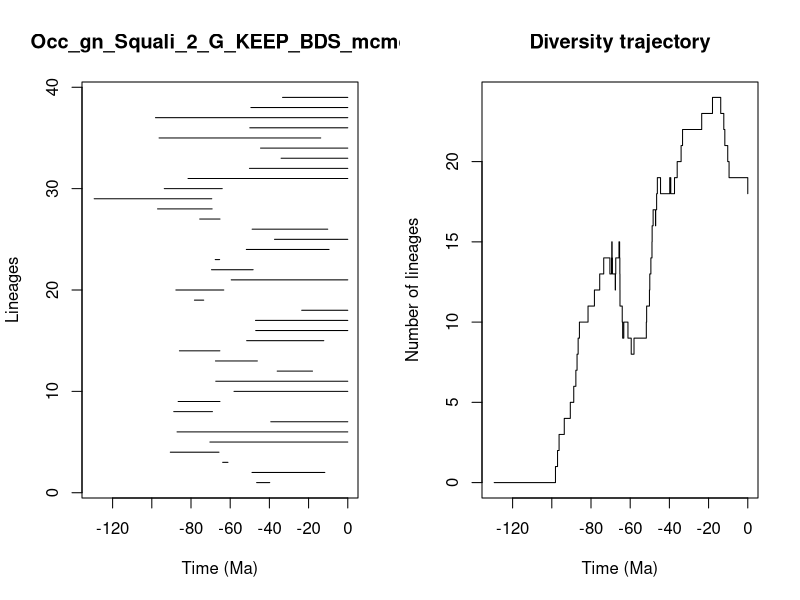

This chart was generated by the following R code:


pdf(file='../Results/Genus/5_MA_bins_EP/pyrate_mcmc_logs/Occ_gn_Squali_2_G_KEEP_BDS_mcmc_LTT.pdf',width=0.6*20, height=0.6*10)
title = "Occ_gn_Squali_2_G_KEEP_BDS_mcmc"
ts=c(46.5102271386769, 48.88359969892047,63.84359735563682,90.56032324070625,70.35752831396786,87.11612742843097,39.291869373172304,88.80417994194264,86.56137645750273,58.05297800033151,67.36355739244607,36.01828999792206,67.51702600633982,85.91124780830923,51.60507327420785,46.98520581796253,47.08889433043126,23.510092658698515,78.25522968429121,87.72356229757011,59.477502245635435,69.53265727245201,67.63781145717411,51.77289189171523,37.389395909634956,48.80232186447377,75.55485452932979,97.06941245206205,129.40354802454183,93.63910349906392,81.51254928558858,50.178761559691615,34.02263366759632,44.51627953173853,96.28921345483933,50.001984919945194,98.13013553066551,49.44453180575,33.28173406695527)
te=c(39.81943221009277, 11.710214197367247,61.143453946518925,65.72176763288911,0.0,0.0,0.0,69.0564887268043,65.22846038602489,0.0,0.0,18.007556787077156,46.1418101916902,65.2802259687982,12.237177820348425,0.0,0.0,0.0,73.50827238228877,63.263657117897836,0.0,48.30003200484246,65.3882230129881,9.54753520738469,0.0,10.228417753214627,65.20815564767058,69.2184089749159,69.40548745596152,64.06397076160344,0.0,0.0,0.0,0.0,13.803272228028112,0.0,0.0,0.0,0.0)
div_traj=c(0, 1,2,3,4,5,6,7,8,9,10,11,12,13,14,13,14,15,14,13,12,13,14,15,14,13,12,11,10,9,10,9,8,9,10,11,12,13,14,15,16,17,16,17,18,19,18,19,18,19,20,21,22,23,24,23,22,21,20,19,18)
time_events=c(129.40354802454183, 98.13013553066551,97.06941245206205,96.28921345483933,93.63910349906392,90.56032324070625,88.80417994194264,87.72356229757011,87.11612742843097,86.56137645750273,85.91124780830923,81.51254928558858,78.25522968429121,75.55485452932979,73.50827238228877,70.35752831396786,69.53265727245201,69.40548745596152,69.2184089749159,69.0564887268043,67.63781145717411,67.51702600633982,67.36355739244607,65.72176763288911,65.3882230129881,65.2802259687982,65.22846038602489,65.20815564767058,64.06397076160344,63.84359735563682,63.263657117897836,61.143453946518925,59.477502245635435,58.05297800033151,51.77289189171523,51.60507327420785,50.178761559691615,50.001984919945194,49.44453180575,48.88359969892047,48.80232186447377,48.30003200484246,47.08889433043126,46.98520581796253,46.5102271386769,46.1418101916902,44.51627953173853,39.81943221009277,39.291869373172304,37.389395909634956,36.01828999792206,34.02263366759632,33.28173406695527,23.510092658698515,18.007556787077156,13.803272228028112,12.237177820348425,11.710214197367247,10.228417753214627,9.54753520738469,0.0)
                par(mfrow=c(1,2))
                L = length(ts)
                plot(ts, 1:L , xlim=c(-max(ts)-1,0), pch=20, type="n", main=title,xlab="Time (Ma)",ylab="Lineages")
                for (i in 1:L){segments(x0=-te[i],y0=i,x1=-ts[i],y1=i)}    
                t = -time_events
                plot(div_traj ~ t,type="s", main = "Diversity trajectory",xlab="Time (Ma)",ylab="Number of lineages",xlim=c(-max(ts)-1,0))
                abline(v=c(65,200,251,367,445),lty=2,col="gray")
                
